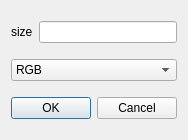
<?xml version="1.0" encoding="UTF-8"?>
<ui version="4.0">
 <class>medianDialog</class>
 <widget class="QDialog" name="medianDialog">
  <property name="geometry">
   <rect>
    <x>0</x>
    <y>0</y>
    <width>187</width>
    <height>140</height>
   </rect>
  </property>
  <property name="windowTitle">
   <string>中值滤波</string>
  </property>
  <layout class="QVBoxLayout" name="verticalLayout">
   <item>
    <layout class="QHBoxLayout" name="horizontalLayout">
     <item>
      <widget class="QLabel" name="label">
       <property name="text">
        <string>size</string>
       </property>
      </widget>
     </item>
     <item>
      <widget class="QLineEdit" name="lineEdit"/>
     </item>
    </layout>
   </item>
   <item>
    <widget class="QComboBox" name="comboBox">
     <item>
      <property name="text">
       <string>RGB</string>
      </property>
     </item>
     <item>
      <property name="text">
       <string>Gray</string>
      </property>
     </item>
    </widget>
   </item>
   <item>
    <widget class="QDialogButtonBox" name="buttonBox">
     <property name="orientation">
      <enum>Qt::Horizontal</enum>
     </property>
     <property name="standardButtons">
      <set>QDialogButtonBox::Cancel|QDialogButtonBox::Ok</set>
     </property>
    </widget>
   </item>
  </layout>
 </widget>
 <resources/>
 <connections>
  <connection>
   <sender>buttonBox</sender>
   <signal>accepted()</signal>
   <receiver>medianDialog</receiver>
   <slot>accept()</slot>
   <hints>
    <hint type="sourcelabel">
     <x>248</x>
     <y>254</y>
    </hint>
    <hint type="destinationlabel">
     <x>157</x>
     <y>274</y>
    </hint>
   </hints>
  </connection>
  <connection>
   <sender>buttonBox</sender>
   <signal>rejected()</signal>
   <receiver>medianDialog</receiver>
   <slot>reject()</slot>
   <hints>
    <hint type="sourcelabel">
     <x>316</x>
     <y>260</y>
    </hint>
    <hint type="destinationlabel">
     <x>286</x>
     <y>274</y>
    </hint>
   </hints>
  </connection>
 </connections>
</ui>
